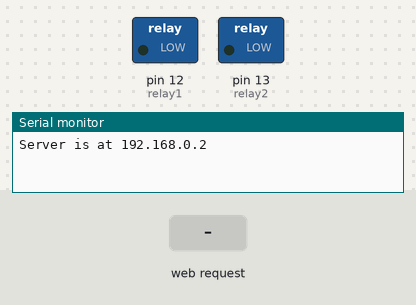
Recording of a sketch running on a simulated Arduino Uno, built with avr-gcc and run on an emulated ATmega328P. Shown: switched loads named in the sketch (green lamp = pin HIGH), the last lines printed to the serial monitor. The test bench sets the inputs (shaded band). WiFi joins after 1.5 s; servers stay silent unless stated.

Above: at 1.2 s.
1.3 s: HTTP request GET /?relay1on received
At 2.0 s:
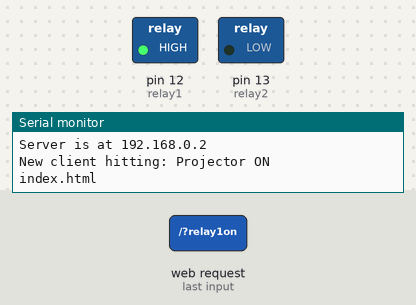
2.8 s: HTTP request GET /?relay2on received
At 3.1 s:
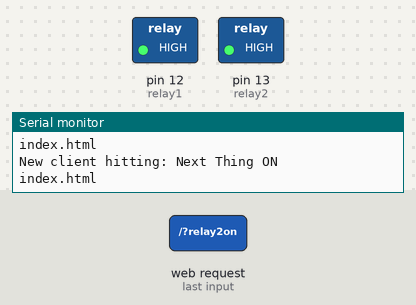
4.3 s: HTTP request GET /?relay1off received
At 5.4 s:
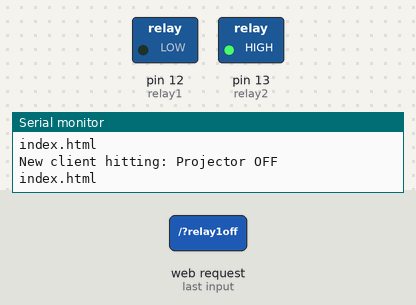
Timing chart, 0 to 7.3 s (numbered marks = the images above; inputs shaded):
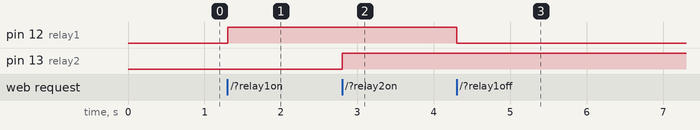

Measured:
- after the input at 1.3 s, pin 12 (relay1): LOW → HIGH at once
- after the input at 2.8 s, pin 13 (relay2): LOW → HIGH at once
- after the input at 4.3 s, pin 12 (relay1): HIGH → LOW at once

The sketch:

relay_webserver.ino
```cpp
#include <SPI.h>
#include <Ethernet.h>

byte mac[] = {
  0xDE, 0xAD, 0xBE, 0xEF, 0xFE, 0xED };
IPAddress ip(192,168,0,2);

EthernetServer server(80);

// Relay default state and pin
String relay1State = "OFF";
String relay2State = "OFF";
const int relay1 = 12;
const int relay2 = 13;

// Client variables
char linebuf[80];
int charcount=0;

void setup() {
  // Relay module prepared
  pinMode(relay1, OUTPUT);
  pinMode(relay2, OUTPUT);
  digitalWrite(relay1, LOW);
  digitalWrite(relay2, LOW);

  // Open serial communication at a baud rate of 9600
  Serial.begin(9600);

  // start the Ethernet connection and the server:
  Ethernet.begin(mac, ip);
  server.begin();
  Serial.print("Server is at ");
  Serial.println(Ethernet.localIP());
}

void dashboardPage(EthernetClient &client) {
  client.println("<!DOCTYPE HTML>");
  client.println("<html>");
  client.println("  <head>");
  client.println("    <meta name=\"viewport\" content=\"width=device-width, initial-scale=1\">");
  client.println("    <link rel=\"apple-touch-icon\" href=\"http://png.icons8.com/ios/150/3584fc/video-projector-filled.png\">");
  // Set styles for each media type (phone-tablet or desktop)
  client.println("    <style>");
  client.println("      @media only screen and (max-device-width: 800px) {");
  mobileCSS(client);
  client.println("      }");
  client.println("      @media only screen and (min-device-width: 801px) {");
  desktopCSS(client);
  client.println("      }");
  client.println("    </style>");
  //Declare functions for button clicks.
  client.println("    <script>");
  client.println("      function clickAction(relay,state) {");
  //..new thread
  client.println("        var xhr = new XMLHttpRequest();");
  //..open page using onclick parameters
  client.println("        xhr.open(\"GET\", ('/?' + relay + state), true);");
  client.println("        xhr.send();");
  //..refresh page so updated data is present
  client.println("        window.location.href = window.location.href;");
  client.println("      }");
  client.println("    </script>");

  client.println("  </head>");
  client.println("  <body>");

  client.println("    <h2>Command Center</h2>");

  client.println("    <table>");
  client.println("      <tbody>");

  // Relay 1
  client.println("        <tr>");
  client.println("          <th>Projector</th>");
  client.println("          <th class='right'>" + relay1State + "</th>");
  client.println("        </tr>");
  client.println("        <tr>");
  if(relay1State == "OFF"){
    client.println("          <th colspan=\"2\"><button onclick=\"clickAction('relay1','on');\">TURN ON</button></th>");
  }
  else if(relay1State == "ON"){
    client.println("          <th colspan=\"2\"><button onclick=\"clickAction('relay1','off');\">TURN OFF</button></th>");
  }
  client.println("        </tr>");

  // Relay 2
  client.println("        <tr>");
  client.println("          <th>Next Thing</th>");
  client.println("          <th class='right'>" + relay2State + "</th>");
  client.println("        </tr>");
  client.println("        <tr>");
  if(relay2State == "OFF"){
    client.println("          <th colspan=\"2\"><button onclick=\"clickAction('relay2','on');\">TURN ON</button></th>");
  }
  else if(relay2State == "ON"){
    client.println("          <th colspan=\"2\"><button onclick=\"clickAction('relay2','off');\">TURN OFF</button></th>");
  }
  client.println("        </tr>");

  client.println("      </tbody>");
  client.println("    </table>");

  client.println("  </body>");
  client.println("</html>");
}

void desktopCSS(EthernetClient &client) {
  client.println("        button{font-size:14px;width:300px;margin-bottom:12px;padding:4px 0px 4px 0px;}");
  client.println("        button#red{background-color: #FF7773;background: #FF7773 -webkit-gradient(linear, left top, left bottom, from(#D90700), to(#FF7773)) no-repeat;background: #FF7773 -moz-linear-gradient(top, #D90700, #FF7773) no-repeat;filter: progid:DXImageTransform.Microsoft.gradient(startColorstr=#D90700, endColorstr=#FF7773) no-repeat;-ms-filter: \"progid:DXImageTransform.Microsoft.gradient(startColorstr=#D90700, endColorstr=#D90700)\" no-repeat;}");
  client.println("        h2{text-align:left;}");
  client.println("        table{width:300px;text-align:left;}");
  client.println("        th.right{width:50px;text-align:right;}");
}

void mobileCSS(EthernetClient &client) {
  client.println("        button{font-size:14px;width:100%;margin-bottom:12px;padding:4px 0px 4px 0px;}");
  client.println("        button#red{background-color: #FF7773;background: #FF7773 -webkit-gradient(linear, left top, left bottom, from(#D90700), to(#FF7773)) no-repeat;background: #FF7773 -moz-linear-gradient(top, #D90700, #FF7773) no-repeat;filter: progid:DXImageTransform.Microsoft.gradient(startColorstr=#D90700, endColorstr=#FF7773) no-repeat;-ms-filter: \"progid:DXImageTransform.Microsoft.gradient(startColorstr=#D90700, endColorstr=#D90700)\" no-repeat;}");
  client.println("        h2{text-align:center;}");
  client.println("        table{width:100%;text-align:left;}");
  client.println("        th.right{width:20%;text-align:right;}");
}

void loop() {
  // listen for incoming clients
  EthernetClient client = server.available();
  if (client) {
    Serial.print("New client hitting: ");
    memset(linebuf,0,sizeof(linebuf));
    charcount=0;
    // an http request ends with a blank line
    boolean currentLineIsBlank = true;
    while (client.connected()) {
      if (client.available()) {
       char c = client.read();
       //read char by char HTTP request
        linebuf[charcount]=c;
        if (charcount<sizeof(linebuf)-1) charcount++;
        // if you've gotten to the end of the line (received a newline
        // character) and the line is blank, the http request has ended,
        // so you can send a reply
        if (c == '\n' && currentLineIsBlank) {
          dashboardPage(client);
          Serial.println("index.html");
          break;
        }
        if (c == '\n') {
          if (strstr(linebuf,"GET /?relay1off") > 0){
            digitalWrite(relay1, LOW);
            relay1State = "OFF";
            Serial.println("Projector OFF");
          }
          else if (strstr(linebuf,"GET /?relay1on") > 0){
            digitalWrite(relay1, HIGH);
            relay1State = "ON";
            Serial.println("Projector ON");
          }
          else if (strstr(linebuf,"GET /?relay2on") > 0){
            digitalWrite(relay2, HIGH);
            relay2State = "ON";
            Serial.println("Next Thing ON");
          }
          else if (strstr(linebuf,"GET /?relay2off") > 0){
            digitalWrite(relay2, LOW);
            relay2State = "OFF";
            Serial.println("Next Thing OFF");
          }
          else if (strstr(linebuf,"GET /desktop.css") > 0){
            desktopCSS(client);
            Serial.println("Desktop CSS");
            break;
          }
          else if (strstr(linebuf,"GET /mobile.css") > 0){
            mobileCSS(client);
            Serial.println("Mobile CSS");
            break;
          }
          // you're starting a new line
          currentLineIsBlank = true;
          memset(linebuf,0,sizeof(linebuf));
          charcount=0;
        }
        else if (c != '\r') {
          // you've gotten a character on the current line
          currentLineIsBlank = false;
        }
      }
    }
    // give the web browser time to receive the data
    delay(1);
    // close the connection:
    client.stop();
    // Serial.println("client disonnected");
  }
}
```
